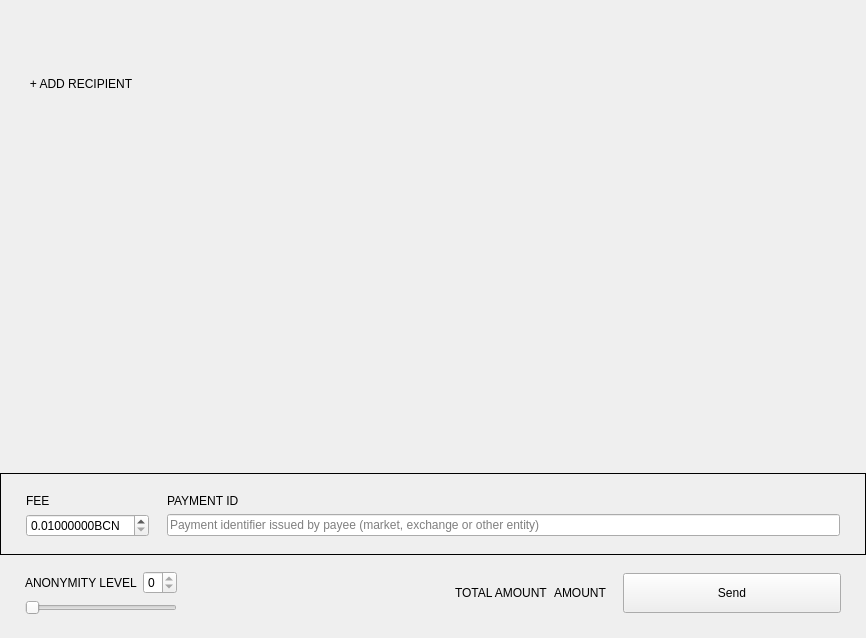
<?xml version="1.0" encoding="UTF-8"?>
<ui version="4.0">
 <class>SendFrame</class>
 <widget class="QFrame" name="SendFrame">
  <property name="geometry">
   <rect>
    <x>0</x>
    <y>0</y>
    <width>866</width>
    <height>638</height>
   </rect>
  </property>
  <property name="windowTitle">
   <string>Frame</string>
  </property>
  <property name="frameShape">
   <enum>QFrame::NoFrame</enum>
  </property>
  <property name="frameShadow">
   <enum>QFrame::Raised</enum>
  </property>
  <layout class="QVBoxLayout" name="verticalLayout">
   <property name="spacing">
    <number>5</number>
   </property>
   <property name="sizeConstraint">
    <enum>QLayout::SetDefaultConstraint</enum>
   </property>
   <property name="leftMargin">
    <number>0</number>
   </property>
   <property name="topMargin">
    <number>0</number>
   </property>
   <property name="rightMargin">
    <number>0</number>
   </property>
   <property name="bottomMargin">
    <number>0</number>
   </property>
   <item>
    <widget class="WalletGui::ResizableScrollArea" name="m_sendScrollarea">
     <property name="enabled">
      <bool>true</bool>
     </property>
     <property name="sizePolicy">
      <sizepolicy hsizetype="MinimumExpanding" vsizetype="Preferred">
       <horstretch>0</horstretch>
       <verstretch>0</verstretch>
      </sizepolicy>
     </property>
     <property name="autoFillBackground">
      <bool>false</bool>
     </property>
     <property name="styleSheet">
      <string notr="true"/>
     </property>
     <property name="frameShape">
      <enum>QFrame::NoFrame</enum>
     </property>
     <property name="sizeAdjustPolicy">
      <enum>QAbstractScrollArea::AdjustToContents</enum>
     </property>
     <property name="widgetResizable">
      <bool>true</bool>
     </property>
     <widget class="QWidget" name="scrollAreaWidgetContents">
      <property name="geometry">
       <rect>
        <x>0</x>
        <y>0</y>
        <width>866</width>
        <height>69</height>
       </rect>
      </property>
      <property name="sizePolicy">
       <sizepolicy hsizetype="Preferred" vsizetype="Preferred">
        <horstretch>0</horstretch>
        <verstretch>0</verstretch>
       </sizepolicy>
      </property>
      <property name="styleSheet">
       <string notr="true"/>
      </property>
      <layout class="QVBoxLayout" name="m_transfersLayout">
       <property name="spacing">
        <number>0</number>
       </property>
       <property name="sizeConstraint">
        <enum>QLayout::SetNoConstraint</enum>
       </property>
       <property name="leftMargin">
        <number>0</number>
       </property>
       <property name="topMargin">
        <number>0</number>
       </property>
       <property name="rightMargin">
        <number>0</number>
       </property>
       <property name="bottomMargin">
        <number>0</number>
       </property>
      </layout>
     </widget>
    </widget>
   </item>
   <item>
    <layout class="QHBoxLayout" name="horizontalLayout_2">
     <property name="spacing">
      <number>0</number>
     </property>
     <item>
      <spacer name="horizontalSpacer_3">
       <property name="orientation">
        <enum>Qt::Horizontal</enum>
       </property>
       <property name="sizeType">
        <enum>QSizePolicy::Fixed</enum>
       </property>
       <property name="sizeHint" stdset="0">
        <size>
         <width>25</width>
         <height>20</height>
        </size>
       </property>
      </spacer>
     </item>
     <item>
      <widget class="WalletGui::WalletNormalLinkLikeButton" name="m_addRecipientButton">
       <property name="cursor">
        <cursorShape>PointingHandCursor</cursorShape>
       </property>
       <property name="focusPolicy">
        <enum>Qt::NoFocus</enum>
       </property>
       <property name="text">
        <string>+ ADD RECIPIENT</string>
       </property>
       <property name="flat">
        <bool>true</bool>
       </property>
      </widget>
     </item>
     <item>
      <spacer name="horizontalSpacer_2">
       <property name="orientation">
        <enum>Qt::Horizontal</enum>
       </property>
       <property name="sizeHint" stdset="0">
        <size>
         <width>478</width>
         <height>17</height>
        </size>
       </property>
      </spacer>
     </item>
    </layout>
   </item>
   <item>
    <spacer name="verticalSpacer_2">
     <property name="orientation">
      <enum>Qt::Vertical</enum>
     </property>
     <property name="sizeType">
      <enum>QSizePolicy::MinimumExpanding</enum>
     </property>
     <property name="sizeHint" stdset="0">
      <size>
       <width>20</width>
       <height>20</height>
      </size>
     </property>
    </spacer>
   </item>
   <item>
    <widget class="QFrame" name="m_sendFeeFrame">
     <property name="frameShape">
      <enum>QFrame::Box</enum>
     </property>
     <property name="frameShadow">
      <enum>QFrame::Plain</enum>
     </property>
     <layout class="QGridLayout" name="gridLayout_2">
      <property name="leftMargin">
       <number>25</number>
      </property>
      <property name="topMargin">
       <number>20</number>
      </property>
      <property name="rightMargin">
       <number>25</number>
      </property>
      <property name="bottomMargin">
       <number>17</number>
      </property>
      <property name="horizontalSpacing">
       <number>18</number>
      </property>
      <item row="0" column="0">
       <widget class="WalletGui::WalletNormalGrayTextLabel" name="label_3">
        <property name="text">
         <string>FEE</string>
        </property>
       </widget>
      </item>
      <item row="0" column="1">
       <widget class="WalletGui::WalletNormalGrayTextLabel" name="m_paymentIdTextLabel">
        <property name="text">
         <string>PAYMENT ID</string>
        </property>
       </widget>
      </item>
      <item row="1" column="0">
       <widget class="QDoubleSpinBox" name="m_feeSpin">
        <property name="buttonSymbols">
         <enum>QAbstractSpinBox::UpDownArrows</enum>
        </property>
        <property name="suffix">
         <string notr="true">BCN</string>
        </property>
        <property name="decimals">
         <number>8</number>
        </property>
        <property name="minimum">
         <double>0.010000000000000</double>
        </property>
        <property name="maximum">
         <double>10.000000000000000</double>
        </property>
        <property name="singleStep">
         <double>0.010000000000000</double>
        </property>
        <property name="value">
         <double>0.010000000000000</double>
        </property>
       </widget>
      </item>
      <item row="1" column="1">
       <widget class="WalletGui::ClearableLineEdit" name="m_paymentIdEdit">
        <property name="styleSheet">
         <string notr="true">[errorState=&quot;true&quot;] {
  border-color: #ef3131;
}</string>
        </property>
        <property name="placeholderText">
         <string>Payment identifier issued by payee (market, exchange or other entity)</string>
        </property>
       </widget>
      </item>
     </layout>
    </widget>
   </item>
   <item>
    <widget class="QFrame" name="m_mixinFrame">
     <property name="frameShape">
      <enum>QFrame::NoFrame</enum>
     </property>
     <property name="frameShadow">
      <enum>QFrame::Raised</enum>
     </property>
     <layout class="QGridLayout" name="gridLayout">
      <property name="leftMargin">
       <number>25</number>
      </property>
      <property name="topMargin">
       <number>11</number>
      </property>
      <property name="rightMargin">
       <number>25</number>
      </property>
      <property name="bottomMargin">
       <number>23</number>
      </property>
      <item row="0" column="2" rowspan="2">
       <widget class="QLabel" name="label">
        <property name="text">
         <string/>
        </property>
       </widget>
      </item>
      <item row="0" column="5" rowspan="2">
       <widget class="WalletGui::WalletExtraNormalBlackTextLabel" name="m_totalAmountLabel">
        <property name="text">
         <string>AMOUNT</string>
        </property>
        <property name="indent">
         <number>0</number>
        </property>
       </widget>
      </item>
      <item row="0" column="1">
       <widget class="QSpinBox" name="m_mixinSpin">
        <property name="maximum">
         <number>0</number>
        </property>
       </widget>
      </item>
      <item row="0" column="3" rowspan="2">
       <spacer name="horizontalSpacer">
        <property name="orientation">
         <enum>Qt::Horizontal</enum>
        </property>
        <property name="sizeType">
         <enum>QSizePolicy::Expanding</enum>
        </property>
        <property name="sizeHint" stdset="0">
         <size>
          <width>298</width>
          <height>20</height>
         </size>
        </property>
       </spacer>
      </item>
      <item row="1" column="0" colspan="2">
       <widget class="QSlider" name="m_mixinSlider">
        <property name="maximumSize">
         <size>
          <width>16777215</width>
          <height>16777215</height>
         </size>
        </property>
        <property name="maximum">
         <number>0</number>
        </property>
        <property name="pageStep">
         <number>0</number>
        </property>
        <property name="value">
         <number>0</number>
        </property>
        <property name="tracking">
         <bool>false</bool>
        </property>
        <property name="orientation">
         <enum>Qt::Horizontal</enum>
        </property>
       </widget>
      </item>
      <item row="0" column="7" rowspan="2">
       <widget class="WalletGui::WalletLargeBlueButton" name="m_sendButton">
        <property name="sizePolicy">
         <sizepolicy hsizetype="Fixed" vsizetype="Fixed">
          <horstretch>0</horstretch>
          <verstretch>0</verstretch>
         </sizepolicy>
        </property>
        <property name="minimumSize">
         <size>
          <width>218</width>
          <height>40</height>
         </size>
        </property>
        <property name="maximumSize">
         <size>
          <width>218</width>
          <height>40</height>
         </size>
        </property>
        <property name="focusPolicy">
         <enum>Qt::NoFocus</enum>
        </property>
        <property name="text">
         <string>Send</string>
        </property>
       </widget>
      </item>
      <item row="0" column="4" rowspan="2">
       <widget class="WalletGui::WalletNormalGrayTextLabel" name="label_2">
        <property name="text">
         <string>TOTAL AMOUNT</string>
        </property>
       </widget>
      </item>
      <item row="0" column="0">
       <widget class="WalletGui::WalletNormalGrayTextLabel" name="m_mixinTextLabel">
        <property name="text">
         <string>ANONYMITY LEVEL</string>
        </property>
       </widget>
      </item>
      <item row="0" column="6" rowspan="2">
       <spacer name="horizontalSpacer_4">
        <property name="orientation">
         <enum>Qt::Horizontal</enum>
        </property>
        <property name="sizeType">
         <enum>QSizePolicy::Fixed</enum>
        </property>
        <property name="sizeHint" stdset="0">
         <size>
          <width>10</width>
          <height>20</height>
         </size>
        </property>
       </spacer>
      </item>
     </layout>
    </widget>
   </item>
  </layout>
 </widget>
 <customwidgets>
  <customwidget>
   <class>WalletGui::WalletNormalGrayTextLabel</class>
   <extends>QLabel</extends>
   <header>Gui/Common/WalletTextLabel.h</header>
  </customwidget>
  <customwidget>
   <class>WalletGui::WalletLargeBlueButton</class>
   <extends>QPushButton</extends>
   <header>Gui/Common/WalletBlueButton.h</header>
  </customwidget>
  <customwidget>
   <class>WalletGui::ClearableLineEdit</class>
   <extends>QLineEdit</extends>
   <header>Gui/Common/ClearableLineEdit.h</header>
  </customwidget>
  <customwidget>
   <class>WalletGui::ResizableScrollArea</class>
   <extends>QScrollArea</extends>
   <header>Gui/Common/ResizableScrollArea.h</header>
   <container>1</container>
  </customwidget>
  <customwidget>
   <class>WalletGui::WalletNormalLinkLikeButton</class>
   <extends>QPushButton</extends>
   <header>Gui/Common/WalletLinkLikeButton.h</header>
  </customwidget>
  <customwidget>
   <class>WalletGui::WalletExtraNormalBlackTextLabel</class>
   <extends>QLabel</extends>
   <header>Gui/Common/WalletTextLabel.h</header>
  </customwidget>
 </customwidgets>
 <tabstops>
  <tabstop>m_paymentIdEdit</tabstop>
  <tabstop>m_mixinSlider</tabstop>
  <tabstop>m_sendScrollarea</tabstop>
 </tabstops>
 <resources/>
 <connections>
  <connection>
   <sender>m_sendButton</sender>
   <signal>clicked()</signal>
   <receiver>SendFrame</receiver>
   <slot>sendClicked()</slot>
   <hints>
    <hint type="sourcelabel">
     <x>53</x>
     <y>561</y>
    </hint>
    <hint type="destinationlabel">
     <x>432</x>
     <y>294</y>
    </hint>
   </hints>
  </connection>
  <connection>
   <sender>m_mixinSlider</sender>
   <signal>valueChanged(int)</signal>
   <receiver>SendFrame</receiver>
   <slot>mixinValueChanged(int)</slot>
   <hints>
    <hint type="sourcelabel">
     <x>221</x>
     <y>520</y>
    </hint>
    <hint type="destinationlabel">
     <x>432</x>
     <y>294</y>
    </hint>
   </hints>
  </connection>
  <connection>
   <sender>m_addRecipientButton</sender>
   <signal>clicked()</signal>
   <receiver>SendFrame</receiver>
   <slot>addRecipientClicked()</slot>
   <hints>
    <hint type="sourcelabel">
     <x>78</x>
     <y>414</y>
    </hint>
    <hint type="destinationlabel">
     <x>432</x>
     <y>294</y>
    </hint>
   </hints>
  </connection>
  <connection>
   <sender>m_paymentIdEdit</sender>
   <signal>textChanged(QString)</signal>
   <receiver>SendFrame</receiver>
   <slot>validatePaymentId(QString)</slot>
   <hints>
    <hint type="sourcelabel">
     <x>538</x>
     <y>521</y>
    </hint>
    <hint type="destinationlabel">
     <x>432</x>
     <y>318</y>
    </hint>
   </hints>
  </connection>
  <connection>
   <sender>m_mixinSpin</sender>
   <signal>valueChanged(int)</signal>
   <receiver>SendFrame</receiver>
   <slot>mixinValueChanged(int)</slot>
   <hints>
    <hint type="sourcelabel">
     <x>201</x>
     <y>575</y>
    </hint>
    <hint type="destinationlabel">
     <x>432</x>
     <y>318</y>
    </hint>
   </hints>
  </connection>
 </connections>
 <slots>
  <slot>sendClicked()</slot>
  <slot>clearAllClicked()</slot>
  <slot>addRecipientClicked()</slot>
  <slot>mixinValueChanged(int)</slot>
  <slot>validatePaymentId(QString)</slot>
 </slots>
</ui>
